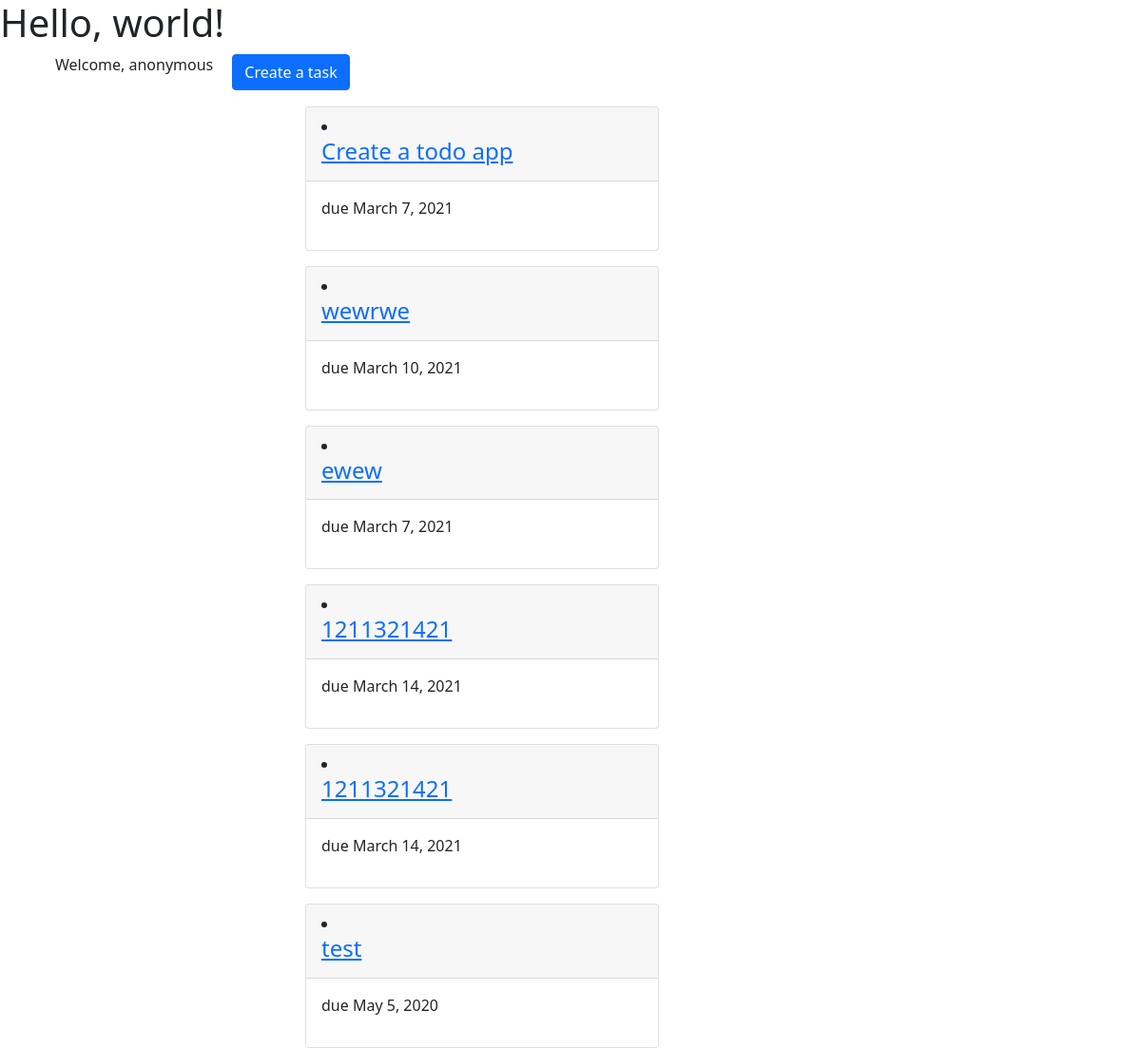
The app's page /index/ with its own data.
### todo/models.py (models this page shows, shortened)
class Task (models.Model):
    name = models.CharField(max_length = 100)
    due_date = models.DateField()
    description = models.CharField(max_length = 1000, default = "")

### todo/views.py (the view)
# urls.py: path('', todo_list),
def todo_list(request):
    todos = Task.objects.all()
    context = {
        "todolist": todos
    }
    return render(request, "todo/todo-list.html", context)

### template/todo/todo-list.html
{% extends "base.html" %}
{% block content %}
<div class="d-flex align-items-center ">
    <div class="d-inline-block row px-3">
		<p class="text-center">
			{% if request.user.is_authenticated %}
				Welcome back
			{% else %}
				Welcome, anonymous
			{% endif %}
		</p>
	</div>
	<div class="d-inline-block row px-3">
		<a class="btn btn-primary" href = "{% url 'todo_create' %}"> Create a task </a>
	</div>
 </div>
  <div class="col-4 offset-3">
	{% for todo in todolist %}
	<div class="card mt-3">
		<div class="card-header">
			<li>  <h4><a href = "/{{todo.id}}"> {{ todo.name }} </a> </h4>  </li>
		</div>
		<div class="card-body">
			<p> due {{ todo.due_date }} </p>
		</div>
	</div>
	{% endfor %}
  </div>
{% endblock  %}

### template/base.html (shortened to what this page needs)
<!doctype html>
<html lang="en">
  <head>
	<link rel="stylesheet" type="text/css" href="./css/style.css">
    <link href="https://cdn.jsdelivr.net/npm/bootstrap@5.0.0-beta2/dist/css/bootstrap.min.css" rel="stylesheet">
  </head>
  <body>
    <h1>Hello, world!</h1>
	<div class="container">
	{% block content %}
	{% endblock content %}
	</div>
  </body>
</html>

### template/todo/css/style.css (style rules this page uses)
body { background-color: lightblue; }

### records on screen
Task: name "Create a todo app", due_date "March 7, 2021"
Task: name "wewrwe", due_date "March 10, 2021"
Task: name "ewew", due_date "March 7, 2021"
Task: name "1211321421", due_date "March 14, 2021"
Task: name "1211321421", due_date "March 14, 2021"
Task: name "test", due_date "May 5, 2020"
